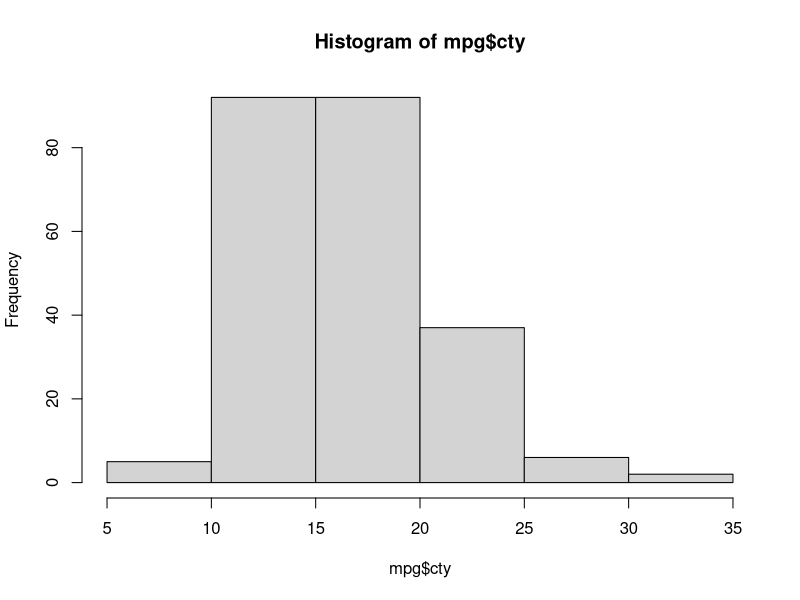
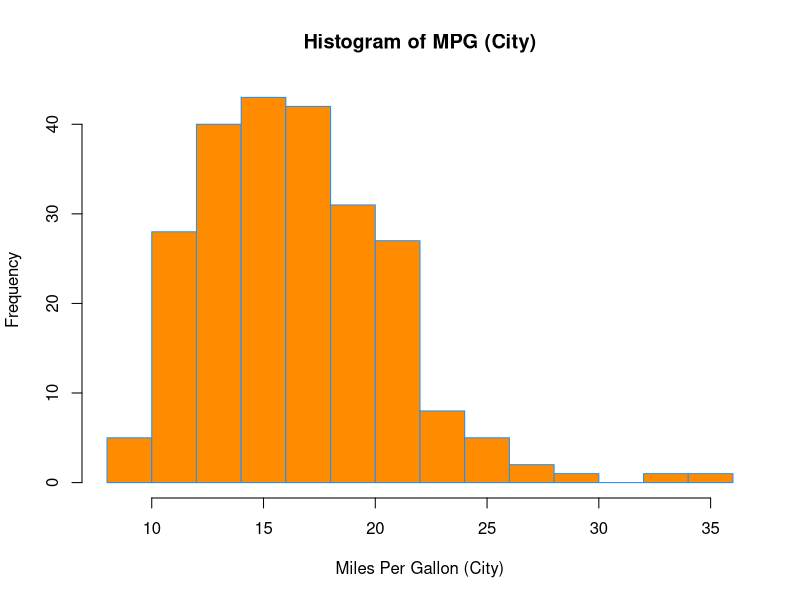
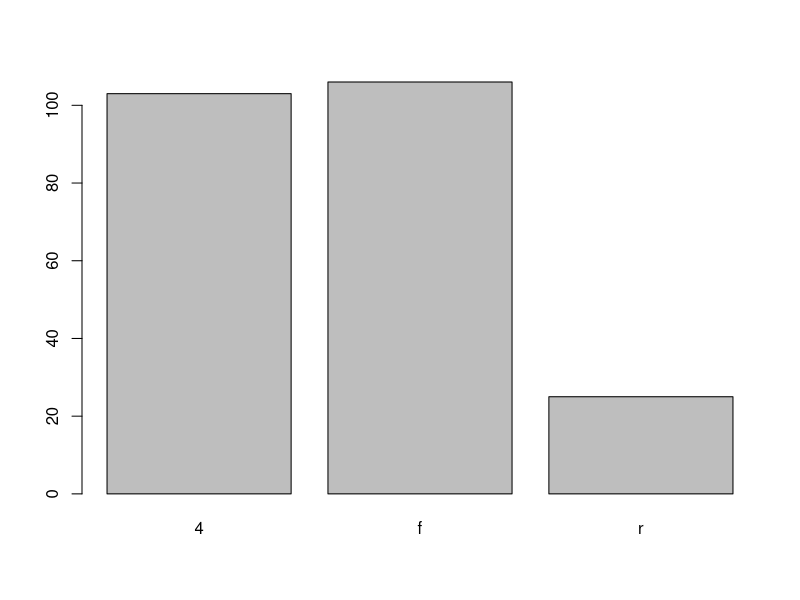
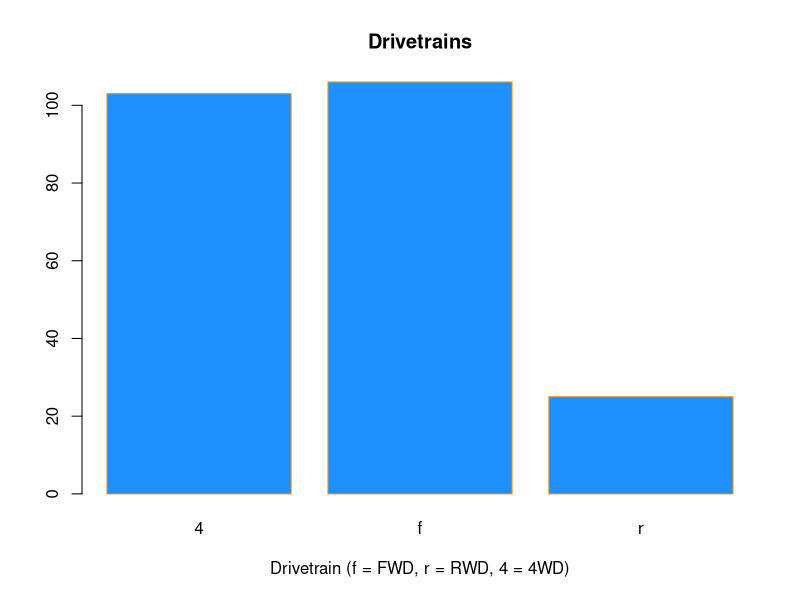
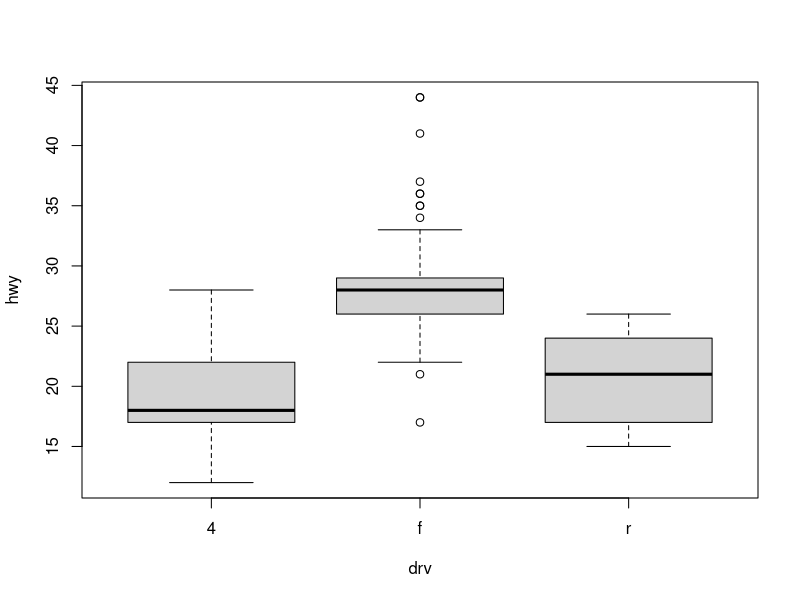
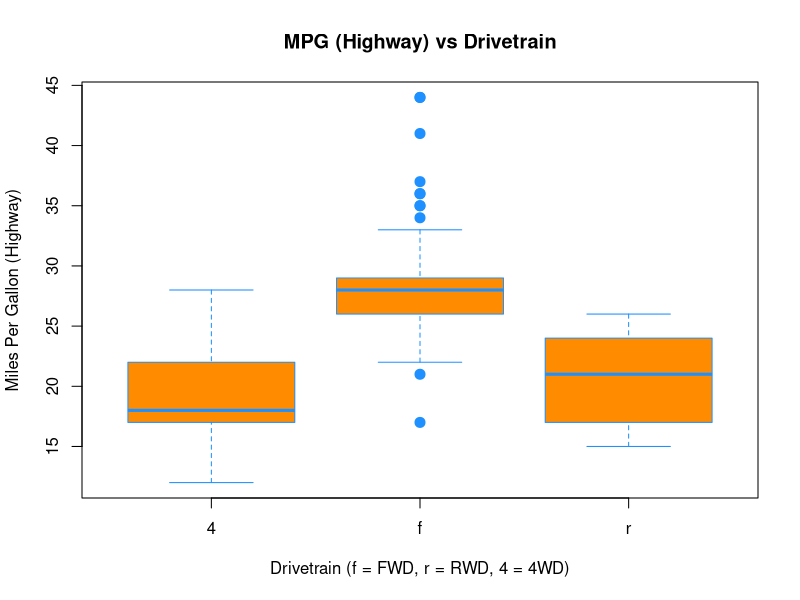
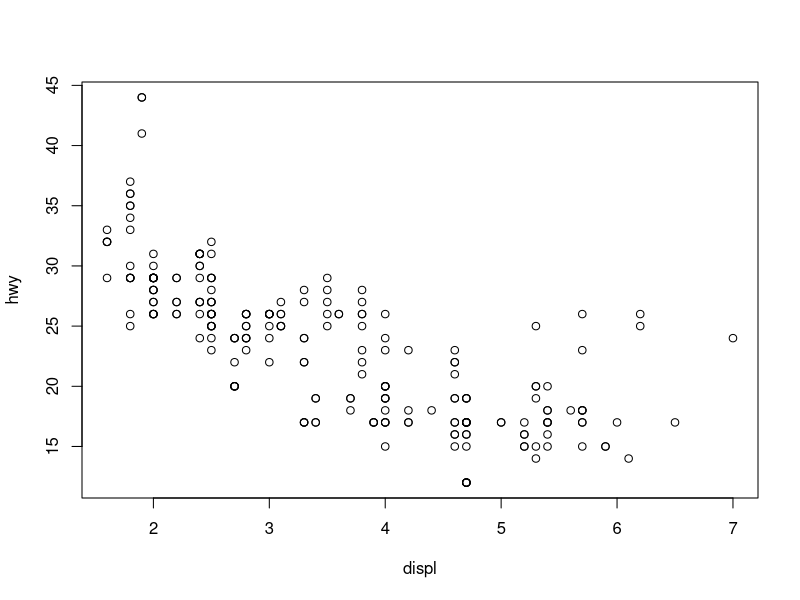
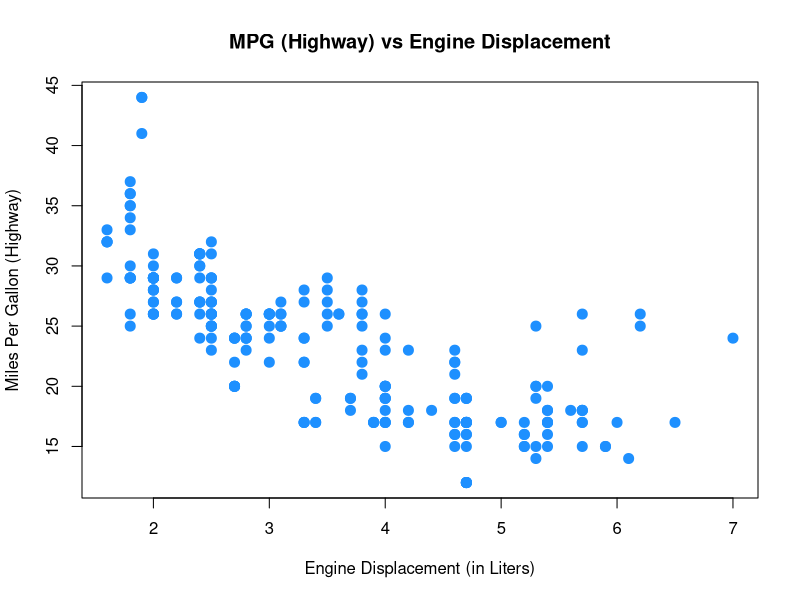

The R source for these figures, in order:
#visualization in R

mpg = ggplot2::mpg

#histograms (numeric)

hist(mpg$cty)
mean(mpg$cty)
sd(mpg$cty)

hist(mpg$cty, #additional arguments
     xlab = "Miles Per Gallon (City)",
     main = "Histogram of MPG (City)",
     breaks = 12,
     col = "darkorange",
     border = "dodgerblue")

#bar plots (categorical)

barplot(table(mpg$drv))

barplot(table(mpg$drv),
        xlab = "Drivetrain (f = FWD, r = RWD, 4 = 4WD)",
        main = "Drivetrains",
        col = "dodgerblue",
        border = "darkorange")

#box plots (numeric vs categorical)

boxplot(hwy ~ drv, data = mpg) #formula (y ~ x)

boxplot(hwy ~ drv, data = mpg,
        xlab = "Drivetrain (f = FWD, r = RWD, 4 = 4WD)",
        ylab = "Miles Per Gallon (Highway)",
        main = "MPG (Highway) vs Drivetrain",
        pch = 20, #plot character
        cex = 2,
        col = "darkorange",
        border = "dodgerblue")

#scatter plots (numeric vs numeric)

plot(hwy ~ displ, data = mpg)

plot(hwy ~ displ, data = mpg,
     xlab = "Engine Displacement (in Liters)",
     ylab = "Miles Per Gallon (Highway)",
     main = "MPG (Highway) vs Engine Displacement",
     pch = 20,
     cex = 2,
     col = "dodgerblue")

#plotting systems

library(lattice)
xyplot(hwy ~ displ, data = mpg)

library(ggplot2) #becoming increasingly popular
ggplot(mpg, aes(x = displ, y = hwy)) + geom_point()